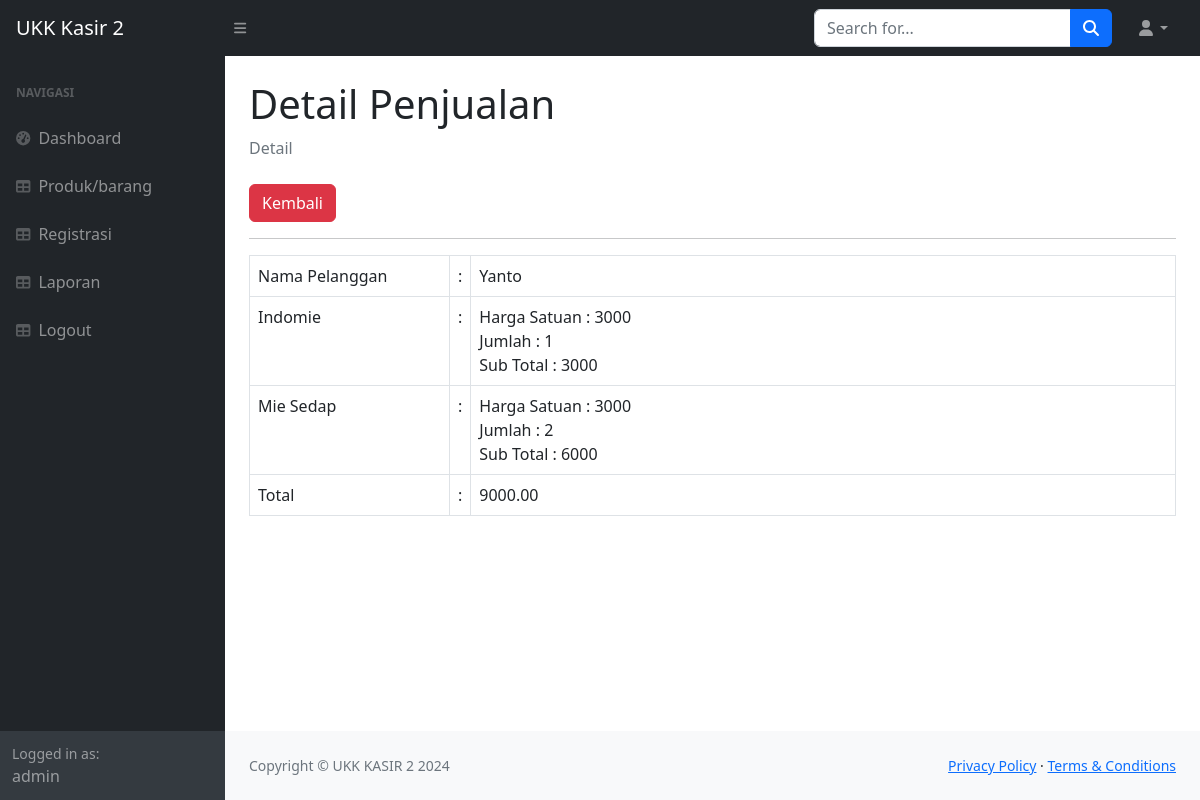
Page /index.php?page=laporan_detail&id=1 (signed in) on the committed database.
### tables this page shows
CREATE TABLE `penjualan` (
  `id_penjualan` int(11) NOT NULL,
  `tanggal_penjualan` date DEFAULT NULL,
  `total_harga` decimal(10,2) DEFAULT NULL,
  `id_pelanggan` int(11) DEFAULT NULL
);

CREATE TABLE `pelanggan` (
  `id_pelanggan` int(11) NOT NULL,
  `nama` varchar(30) NOT NULL,
  `alamat` varchar(30) NOT NULL,
  `telp` varchar(20) NOT NULL
);

CREATE TABLE `detail_penjualan` (
  `id_detail` int(11) NOT NULL,
  `id_penjualan` int(11) DEFAULT NULL,
  `id_produk` int(11) DEFAULT NULL,
  `jumlah_produk` int(11) DEFAULT NULL,
  `sub_total` int(11) DEFAULT NULL
);

CREATE TABLE `produk` (
  `id_produk` int(11) NOT NULL,
  `kode_produk` varchar(20) NOT NULL,
  `nama` varchar(30) NOT NULL,
  `stok` int(11) NOT NULL,
  `harga` decimal(10,0) NOT NULL
);

### laporan_detail.php (the view)
<?php
    $id = $_GET['id'];
    $query = mysqli_query($koneksi, "SELECT*FROM penjualan LEFT JOIN pelanggan ON pelanggan.id_pelanggan = penjualan.id_pelanggan WHERE id_penjualan=$id");
    $data = mysqli_fetch_array($query);
?>
<div class="container-fluid px-4">
    <h1 class="mt-4">Detail Penjualan</h1>
    <ol class="breadcrumb mb-4">
        <li class="breadcrumb-item active">Detail</li>
    </ol>
    <a href="?page=laporan" class="btn btn-danger">Kembali</a>
    <hr>
    <form method="post">
        <table class="table table-bordered" id="table">
            <tr>
                <td width="200">Nama Pelanggan</td>
                <td width="1">:</td>
                <td>
                    <?php echo $data['nama']; ?>
                </td>
            </tr>
            <?php
                $pro = mysqli_query($koneksi, "SELECT*FROM detail_penjualan LEFT JOIN produk ON produk.id_produk = detail_penjualan.id_produk WHERE id_penjualan = $id");
                while ($produk = mysqli_fetch_array($pro)) {
            ?>
            <tr>
                <td><?php echo $produk['nama']; ?></php></td>
                <td>:</td>
                <td>
                        Harga Satuan : <?php echo $produk['harga']; ?></php><br>
                        Jumlah : <?php echo $produk['jumlah_produk']; ?></php><br>
                        Sub Total : <?php echo $produk['sub_total']; ?></php>
                </td>
            </tr>
            <?php } ?>
            <tr>
                <td>Total</td>
                <td>:</td>
                <td><?php echo $data['total_harga']; ?></td>
            </tr>
        </table>
    </form>
</div>

### index.php (shortened to what this page needs)
<!DOCTYPE html>
<html lang="en">
    <head>
        <link href="https://cdn.jsdelivr.net/npm/simple-datatables@7.1.2/dist/style.min.css" rel="stylesheet" />
        <link href="css/styles.css" rel="stylesheet" />
    </head>
    <body class="sb-nav-fixed">
        <nav class="sb-topnav navbar navbar-expand navbar-dark bg-dark">
            <a class="navbar-brand ps-3" href="index.php">UKK Kasir 2</a>
            <button class="btn btn-link btn-sm order-1 order-lg-0 me-4 me-lg-0" id="sidebarToggle" href="#!"><i class="fas fa-bars"></i></button>
            <form class="d-none d-md-inline-block form-inline ms-auto me-0 me-md-3 my-2 my-md-0">
                <div class="input-group">
                    <input class="form-control" type="text" placeholder="Search for..." aria-label="Search for..." aria-describedby="btnNavbarSearch" />
                    <button class="btn btn-primary" id="btnNavbarSearch" type="button"><i class="fas fa-search"></i></button>
                </div>
            </form>
            <ul class="navbar-nav ms-auto ms-md-0 me-3 me-lg-4">
                <li class="nav-item dropdown">
                    <a class="nav-link dropdown-toggle" id="navbarDropdown" href="#" role="button" data-bs-toggle="dropdown" aria-expanded="false"><i class="fas fa-user fa-fw"></i></a>
                </li>
            </ul>
        </nav>
        <div id="layoutSidenav">
            <div id="layoutSidenav_nav">
                <nav class="sb-sidenav accordion sb-sidenav-dark" id="sidenavAccordion">
                    <div class="sb-sidenav-menu">
                        <div class="nav">
                            <div class="sb-sidenav-menu-heading">Navigasi</div>
                            <a class="nav-link" href="index.php">
                                <div class="sb-nav-link-icon"><i class="fas fa-tachometer-alt"></i></div>
                                Dashboard
                            </a>
                            <a class="nav-link" href="?page=produk">
                                <div class="sb-nav-link-icon"><i class="fas fa-table"></i></div>
                                Produk/barang
                            </a>
                            <?php if ($_SESSION['user']['level'] === 'admin') { ?>
                            <a class="nav-link" href="?page=register">
                                <div class="sb-nav-link-icon"><i class="fas fa-table"></i></div>
                                Registrasi
                            </a>
                            <?php } ?>
                            <?php if ($_SESSION['user']['level'] === 'admin') { ?>
                            <a class="nav-link" href="?page=laporan">
                                <div class="sb-nav-link-icon"><i class="fas fa-table"></i></div>
                                Laporan
                            </a>
                            <?php } ?>
                            <a class="nav-link" href="logout.php">
                                <div class="sb-nav-link-icon"><i class="fas fa-table"></i></div>
                                Logout
                            </a>
                        </div>
                    </div>
                    <div class="sb-sidenav-footer">
                        <div class="small">Logged in as:</div>
                        <?php echo $_SESSION['user']['nama']?>
                    </div>
                </nav>
            </div>
            <div id="layoutSidenav_content">
                <main>
                    <?php
                        $page = isset($_GET['page']) ? $_GET['page'] : 'home';
                        include $page . '.php';
                    ?>
                </main>
                <footer class="py-4 bg-light mt-auto">
                    <div class="container-fluid px-4">
                        <div class="d-flex align-items-center justify-content-between small">
                            <div class="text-muted">Copyright &copy; UKK KASIR 2 2024</div>
                            <div>
                                <a href="#">Privacy Policy</a>
                                &middot;
                                <a href="#">Terms &amp; Conditions</a>
                            </div>
                        </div>
                    </div>
                </footer>
            </div>
        </div>
    </body>
</html>

### rows in the picture
penjualan: id_pelanggan.nama "Yanto", total_harga "9000.00"
detail_penjualan: id_produk.nama "Indomie", id_produk.harga "3000", jumlah_produk "1", sub_total "3000"
detail_penjualan: id_produk.nama "Mie Sedap", id_produk.harga "3000", jumlah_produk "2", sub_total "6000"

### other values in the picture
$_SESSION['user']['nama'] "admin"
